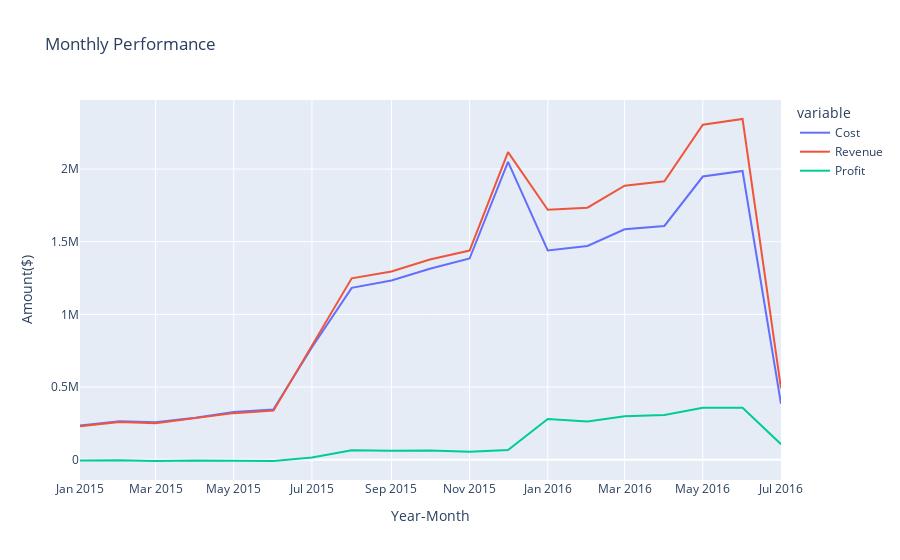

The cell this chart's notebook holds for it:
### Code cell
fig=px.line(Grouped,x='Year_Month',y=['Cost','Revenue','Profit'],
            title='Monthly Performance')
fig.update_xaxes(title="Year-Month")
fig.update_yaxes(title="Amount($)")
fig.show()

### Figure 1 — Plotly figure (JSON) as saved in the notebook; plotly's stock layout.template omitted (floating-point values rounded to 4 significant figures)
{"data": [{"hovertemplate": "variable=Cost<br>Year_Month=%{x}<br>value=%{y}<extra></extra>", "legendgroup": "Cost", "line": {"color": "#636efa", "dash": "solid"}, "marker": {"symbol": "circle"}, "mode": "lines", "name": "Cost", "orientation": "v", "showlegend": true, "type": "scatter", "x": ["2015-01", "2015-02", "2015-03", "2015-04", "2015-05", "2015-06", "2015-07", "2015-08", "2015-09", "2015-10", "2015-11", "2015-12", "2016-01", "2016-02", "2016-03", "2016-04", "2016-05", "2016-06", "2016-07"], "xaxis": "x", "y": [236328, 263937, 258522, 289089, 328431, 346447, 773950, 1182259, 1233074, 1314018, 1384447, 2048649, 1439868, 1470736, 1585201, 1608601, 1948277, 1986680, 384460], "yaxis": "y"}, {"hovertemplate": "variable=Revenue<br>Year_Month=%{x}<br>value=%{y}<extra></extra>", "legendgroup": "Revenue", "line": {"color": "#EF553B", "dash": "solid"}, "marker": {"symbol": "circle"}, "mode": "lines", "name": "Revenue", "orientation": "v", "showlegend": true, "type": "scatter", "x": ["2015-01", "2015-02", "2015-03", "2015-04", "2015-05", "2015-06", "2015-07", "2015-08", "2015-09", "2015-10", "2015-11", "2015-12", "2016-01", "2016-02", "2016-03", "2016-04", "2016-05", "2016-06", "2016-07"], "xaxis": "x", "y": [230549, 259857, 250358, 284143, 320629, 337756, 789054, 1248185, 1295246, 1376969, 1438928, 2116097, 1720072, 1734376, 1884978, 1916347, 2305191, 2344229, 491612], "yaxis": "y"}, {"hovertemplate": "variable=Profit<br>Year_Month=%{x}<br>value=%{y}<extra></extra>", "legendgroup": "Profit", "line": {"color": "#00cc96", "dash": "solid"}, "marker": {"symbol": "circle"}, "mode": "lines", "name": "Profit", "orientation": "v", "showlegend": true, "type": "scatter", "x": ["2015-01", "2015-02", "2015-03", "2015-04", "2015-05", "2015-06", "2015-07", "2015-08", "2015-09", "2015-10", "2015-11", "2015-12", "2016-01", "2016-02", "2016-03", "2016-04", "2016-05", "2016-06", "2016-07"], "xaxis": "x", "y": [-5779, -4080, -8164, -4946, -7802, -8691, 15104, 65926, 62172, 62951, 54481, 67448, 280204, 263640, 299777, 307746, 356914, 357549, 107152], "yaxis": "y"}], "layout": {"legend": {"title": {"text": "variable"}, "tracegroupgap": 0}, "title": {"text": "Monthly Performance"}, "xaxis": {"anchor": "y", "domain": [0, 1], "title": {"text": "Year-Month"}}, "yaxis": {"anchor": "x", "domain": [0, 1], "title": {"text": "Amount($)"}}}}
